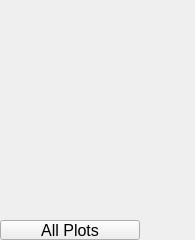
<?xml version="1.0" ?>
<ui version="4.0">
  <class>Dialog</class>
  <widget class="PyDMFrame" name="screen">
    <property name="geometry">
      <rect>
        <x>1055</x>
        <y>233</y>
        <width>195</width>
        <height>240</height>
      </rect>
    </property>
    <property name="minimumSize">
      <size>
        <width>195</width>
        <height>240</height>
      </size>
    </property>
    <property name="styleSheet">
      <string notr="true">PyDMFrame#screen {
  color: rgb(26, 115, 9);
  background-color: rgb(200, 200, 200);
  }</string>
    </property>
    <property name="windowTitle">
      <string>userArrayCalcs10more</string>
    </property>
    <layout class="QGridLayout" name="gridLayout" columnstretch="140,55" rowstretch="20,20,20,20,20,20,20,20,20,20,20,20">
      <property name="leftMargin">
        <number>0</number>
      </property>
      <property name="topMargin">
        <number>0</number>
      </property>
      <property name="rightMargin">
        <number>0</number>
      </property>
      <property name="bottomMargin">
        <number>0</number>
      </property>
      <property name="horizontalSpacing">
        <number>0</number>
      </property>
      <property name="verticalSpacing">
        <number>0</number>
      </property>
      <item row="0" column="0" colspan="2">
        <widget class="PyDMEnumButton" name="choice_button">
          <property name="geometry">
            <rect>
              <x>0</x>
              <y>0</y>
              <width>195</width>
              <height>20</height>
            </rect>
          </property>
          <property name="sizePolicy">
            <sizepolicy hsizetype="Ignored" vsizetype="Ignored">
              <horstretch>0</horstretch>
              <verstretch>0</verstretch>
            </sizepolicy>
          </property>
          <property name="toolTip">
            <string>${P}userArrayCalcEnable.VAL</string>
          </property>
          <property name="channel" stdset="0">
            <string>ca://${P}userArrayCalcEnable.VAL</string>
          </property>
          <property name="font">
            <font>
              <pointsize>12</pointsize>
            </font>
          </property>
          <property name="orientation" stdset="0">
            <number>1</number>
          </property>
          <property name="horizontalSpacing" stdset="0">
            <number>0</number>
          </property>
          <property name="verticalSpacing" stdset="0">
            <number>0</number>
          </property>
          <property name="marginTop" stdset="0">
            <number>0</number>
          </property>
          <property name="marginBottom" stdset="0">
            <number>0</number>
          </property>
          <property name="marginLeft" stdset="0">
            <number>0</number>
          </property>
          <property name="marginRight" stdset="0">
            <number>0</number>
          </property>
          <property name="styleSheet">
            <string notr="true">PyDMEnumButton#choice_button {
  color: rgb(0, 0, 0);
  background-color: rgb(115, 223, 255);
  margin: 0px;
  padding: 0px;
  min-width: 0px;
  min-height: 0px;
  }
QPushButton {
  color: rgb(0, 0, 0);
  background-color: rgb(115, 223, 255);
  margin: 0px;
  padding: 0px;
  min-width: 0px;
  min-height: 0px;
  }</string>
          </property>
        </widget>
      </item>
      <item row="1" column="0" colspan="2">
        <widget class="PyDMEmbeddedDisplay" name="composite">
          <property name="geometry">
            <rect>
              <x>0</x>
              <y>20</y>
              <width>195</width>
              <height>20</height>
            </rect>
          </property>
          <property name="sizePolicy">
            <sizepolicy hsizetype="Ignored" vsizetype="Ignored">
              <horstretch>0</horstretch>
              <verstretch>0</verstretch>
            </sizepolicy>
          </property>
          <property name="toolTip">
            <string>composite</string>
          </property>
          <property name="filename" stdset="0">
            <string>userArrayCalcs_line.ui</string>
          </property>
          <property name="macros" stdset="0">
            <string>P=${P},N=${N1}</string>
          </property>
        </widget>
      </item>
      <item row="2" column="0" colspan="2">
        <widget class="PyDMEmbeddedDisplay" name="composite_1">
          <property name="geometry">
            <rect>
              <x>0</x>
              <y>40</y>
              <width>195</width>
              <height>20</height>
            </rect>
          </property>
          <property name="sizePolicy">
            <sizepolicy hsizetype="Ignored" vsizetype="Ignored">
              <horstretch>0</horstretch>
              <verstretch>0</verstretch>
            </sizepolicy>
          </property>
          <property name="toolTip">
            <string>composite_1</string>
          </property>
          <property name="filename" stdset="0">
            <string>userArrayCalcs_line.ui</string>
          </property>
          <property name="macros" stdset="0">
            <string>P=${P},N=${N2}</string>
          </property>
        </widget>
      </item>
      <item row="3" column="0" colspan="2">
        <widget class="PyDMEmbeddedDisplay" name="composite_2">
          <property name="geometry">
            <rect>
              <x>0</x>
              <y>60</y>
              <width>195</width>
              <height>20</height>
            </rect>
          </property>
          <property name="sizePolicy">
            <sizepolicy hsizetype="Ignored" vsizetype="Ignored">
              <horstretch>0</horstretch>
              <verstretch>0</verstretch>
            </sizepolicy>
          </property>
          <property name="toolTip">
            <string>composite_2</string>
          </property>
          <property name="filename" stdset="0">
            <string>userArrayCalcs_line.ui</string>
          </property>
          <property name="macros" stdset="0">
            <string>P=${P},N=${N3}</string>
          </property>
        </widget>
      </item>
      <item row="4" column="0" colspan="2">
        <widget class="PyDMEmbeddedDisplay" name="composite_3">
          <property name="geometry">
            <rect>
              <x>0</x>
              <y>80</y>
              <width>195</width>
              <height>20</height>
            </rect>
          </property>
          <property name="sizePolicy">
            <sizepolicy hsizetype="Ignored" vsizetype="Ignored">
              <horstretch>0</horstretch>
              <verstretch>0</verstretch>
            </sizepolicy>
          </property>
          <property name="toolTip">
            <string>composite_3</string>
          </property>
          <property name="filename" stdset="0">
            <string>userArrayCalcs_line.ui</string>
          </property>
          <property name="macros" stdset="0">
            <string>P=${P},N=${N4}</string>
          </property>
        </widget>
      </item>
      <item row="5" column="0" colspan="2">
        <widget class="PyDMEmbeddedDisplay" name="composite_4">
          <property name="geometry">
            <rect>
              <x>0</x>
              <y>100</y>
              <width>195</width>
              <height>20</height>
            </rect>
          </property>
          <property name="sizePolicy">
            <sizepolicy hsizetype="Ignored" vsizetype="Ignored">
              <horstretch>0</horstretch>
              <verstretch>0</verstretch>
            </sizepolicy>
          </property>
          <property name="toolTip">
            <string>composite_4</string>
          </property>
          <property name="filename" stdset="0">
            <string>userArrayCalcs_line.ui</string>
          </property>
          <property name="macros" stdset="0">
            <string>P=${P},N=${N5}</string>
          </property>
        </widget>
      </item>
      <item row="6" column="0" colspan="2">
        <widget class="PyDMEmbeddedDisplay" name="composite_5">
          <property name="geometry">
            <rect>
              <x>0</x>
              <y>120</y>
              <width>195</width>
              <height>20</height>
            </rect>
          </property>
          <property name="sizePolicy">
            <sizepolicy hsizetype="Ignored" vsizetype="Ignored">
              <horstretch>0</horstretch>
              <verstretch>0</verstretch>
            </sizepolicy>
          </property>
          <property name="toolTip">
            <string>composite_5</string>
          </property>
          <property name="filename" stdset="0">
            <string>userArrayCalcs_line.ui</string>
          </property>
          <property name="macros" stdset="0">
            <string>P=${P},N=${N6}</string>
          </property>
        </widget>
      </item>
      <item row="7" column="0" colspan="2">
        <widget class="PyDMEmbeddedDisplay" name="composite_6">
          <property name="geometry">
            <rect>
              <x>0</x>
              <y>140</y>
              <width>195</width>
              <height>20</height>
            </rect>
          </property>
          <property name="sizePolicy">
            <sizepolicy hsizetype="Ignored" vsizetype="Ignored">
              <horstretch>0</horstretch>
              <verstretch>0</verstretch>
            </sizepolicy>
          </property>
          <property name="toolTip">
            <string>composite_6</string>
          </property>
          <property name="filename" stdset="0">
            <string>userArrayCalcs_line.ui</string>
          </property>
          <property name="macros" stdset="0">
            <string>P=${P},N=${N7}</string>
          </property>
        </widget>
      </item>
      <item row="8" column="0" colspan="2">
        <widget class="PyDMEmbeddedDisplay" name="composite_7">
          <property name="geometry">
            <rect>
              <x>0</x>
              <y>160</y>
              <width>195</width>
              <height>20</height>
            </rect>
          </property>
          <property name="sizePolicy">
            <sizepolicy hsizetype="Ignored" vsizetype="Ignored">
              <horstretch>0</horstretch>
              <verstretch>0</verstretch>
            </sizepolicy>
          </property>
          <property name="toolTip">
            <string>composite_7</string>
          </property>
          <property name="filename" stdset="0">
            <string>userArrayCalcs_line.ui</string>
          </property>
          <property name="macros" stdset="0">
            <string>P=${P},N=${N8}</string>
          </property>
        </widget>
      </item>
      <item row="9" column="0" colspan="2">
        <widget class="PyDMEmbeddedDisplay" name="composite_8">
          <property name="geometry">
            <rect>
              <x>0</x>
              <y>180</y>
              <width>195</width>
              <height>20</height>
            </rect>
          </property>
          <property name="sizePolicy">
            <sizepolicy hsizetype="Ignored" vsizetype="Ignored">
              <horstretch>0</horstretch>
              <verstretch>0</verstretch>
            </sizepolicy>
          </property>
          <property name="toolTip">
            <string>composite_8</string>
          </property>
          <property name="filename" stdset="0">
            <string>userArrayCalcs_line.ui</string>
          </property>
          <property name="macros" stdset="0">
            <string>P=${P},N=${N9}</string>
          </property>
        </widget>
      </item>
      <item row="10" column="0" colspan="2">
        <widget class="PyDMEmbeddedDisplay" name="composite_9">
          <property name="geometry">
            <rect>
              <x>0</x>
              <y>200</y>
              <width>195</width>
              <height>20</height>
            </rect>
          </property>
          <property name="sizePolicy">
            <sizepolicy hsizetype="Ignored" vsizetype="Ignored">
              <horstretch>0</horstretch>
              <verstretch>0</verstretch>
            </sizepolicy>
          </property>
          <property name="toolTip">
            <string>composite_9</string>
          </property>
          <property name="filename" stdset="0">
            <string>userArrayCalcs_line.ui</string>
          </property>
          <property name="macros" stdset="0">
            <string>P=${P},N=${N10}</string>
          </property>
        </widget>
      </item>
      <item row="11" column="0">
        <widget class="PyDMRelatedDisplayButton" name="related_display">
          <property name="geometry">
            <rect>
              <x>0</x>
              <y>220</y>
              <width>140</width>
              <height>20</height>
            </rect>
          </property>
          <property name="sizePolicy">
            <sizepolicy hsizetype="Ignored" vsizetype="Ignored">
              <horstretch>0</horstretch>
              <verstretch>0</verstretch>
            </sizepolicy>
          </property>
          <property name="toolTip">
            <string>All Plots</string>
          </property>
          <property name="text">
            <string>All Plots</string>
          </property>
          <property name="showIcon" stdset="0">
            <bool>false</bool>
          </property>
          <property name="font">
            <font>
              <pointsize>12</pointsize>
            </font>
          </property>
          <property name="styleSheet">
            <string notr="true">PyDMRelatedDisplayButton#related_display {
  color: rgb(255, 255, 255);
  background-color: rgb(40, 147, 21);
  }</string>
          </property>
          <property name="titles" stdset="0">
            <stringlist>
              <string>userArrayCalcPlots10</string>
            </stringlist>
          </property>
          <property name="filenames" stdset="0">
            <stringlist>
              <string>userArrayCalcPlots10.ui</string>
            </stringlist>
          </property>
          <property name="macros" stdset="0">
            <stringlist>
              <string>P=${P},N1=${N1},N2=${N2},N3=${N3},N4=${N4},N5=${N5},N6=${N6},N7=${N7},N8=${N8},N9=${N9},N10=${N10}</string>
            </stringlist>
          </property>
          <property name="openInNewWindow" stdset="0">
            <bool>true</bool>
          </property>
        </widget>
      </item>
    </layout>
    <zorder>choice_button</zorder>
    <zorder>composite</zorder>
    <zorder>composite_1</zorder>
    <zorder>composite_2</zorder>
    <zorder>composite_3</zorder>
    <zorder>composite_4</zorder>
    <zorder>composite_5</zorder>
    <zorder>composite_6</zorder>
    <zorder>composite_7</zorder>
    <zorder>composite_8</zorder>
    <zorder>composite_9</zorder>
    <zorder>related_display</zorder>
  </widget>
  <customwidgets>
    <customwidget>
      <class>PyDMEnumButton</class>
      <extends>QWidget</extends>
      <header>pydm.widgets.enum_button</header>
    </customwidget>
    <customwidget>
      <class>PyDMEmbeddedDisplay</class>
      <extends>QFrame</extends>
      <header>pydm.widgets.embedded_display</header>
    </customwidget>
    <customwidget>
      <class>PyDMRelatedDisplayButton</class>
      <extends>QPushButton</extends>
      <header>pydm.widgets.related_display_button</header>
    </customwidget>
    <customwidget>
      <class>PyDMFrame</class>
      <extends>QFrame</extends>
      <header>pydm.widgets.frame</header>
    </customwidget>
  </customwidgets>
</ui>
